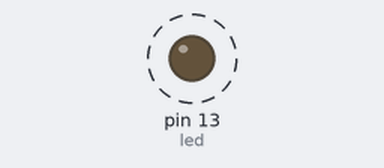
A sketch run on a simulated Arduino Uno, built with avr-gcc and run on an emulated ATmega328P. Parts: output pins drawn as LEDs (lit = HIGH). Dashed ring = blinking.

Above: at 0.2 s.
Timing chart, 0 to 3.0 s (numbered marks = the images above):
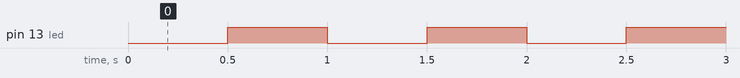

Measured:
- by itself, pin 13 (led): alternates HIGH for 0.50 s and LOW for 0.50 s

The sketch:

sketch_sep14a.ino
```cpp
int led=13;//Already connected led on this pin
void setup() {
  // put your setup code here, to run once:
  pinMode(led,OUTPUT);//takes two input, pin number and mode of pin i or o
 // pinMode(12,INPUT)
}

void loop() {
  // put your main code here, to run repeatedly:
digitalWrite(led,0);
delay(500);
digitalWrite(led,1);
delay(500);

}

/*
//R=220ohm, pin 13 with led


*/
```
